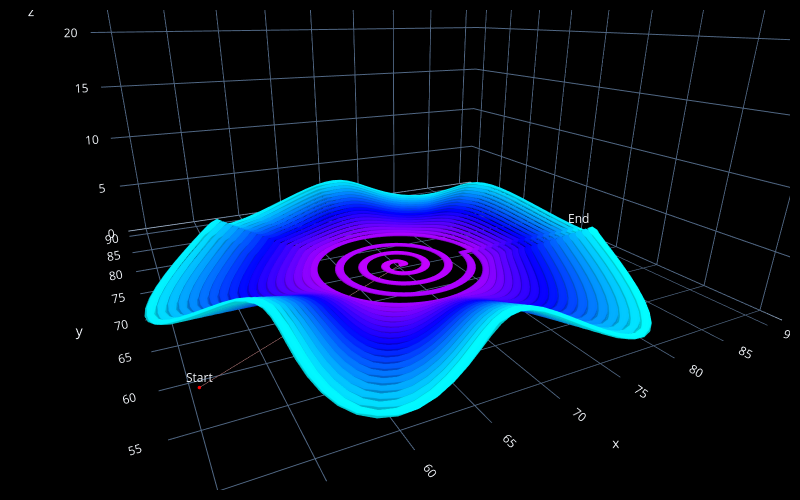

The notebook cell saved with this chart:
### Code cell
# preview

annotations = [
    fc.PlotAnnotation(point=design_steps[0], label='Start'),
    fc.PlotAnnotation(point=design_steps[-1], label='End'),
]

fc.transform(
    design_steps + annotations,
    'plot',
    fc.PlotControls(
        color_type='print_sequence',
        initialization_data={'extrusion_width': EW, 'extrusion_height': EH},
    ),
)

### Figure 1 — Plotly figure (JSON) as saved in the notebook; plotly's stock layout.template omitted (floating-point values rounded to 4 significant figures; data arrays with more than 128 entries replaced by an {"elided": "..."} marker saying what was removed)
{"data": [{"line": {"color": ["rgb(191.25, 127.50, 127.50)", "rgb(191.25, 127.50, 127.50)"], "width": 1}, "mode": "lines", "showlegend": false, "type": "scatter3d", "x": [50.51, 70], "y": [58.75, 70], "z": [0.32, 0.32]}, {"i": {"elided": "19176 int values"}, "j": {"elided": "19176 int values"}, "k": {"elided": "19176 int values"}, "type": "mesh3d", "vertexcolor": {"elided": "9592 str values"}, "x": {"elided": "9592 float values"}, "y": {"elided": "9592 float values"}, "z": {"elided": "9592 float values"}}, {"marker": {"color": "red", "size": 2}, "mode": "markers", "showlegend": false, "type": "scatter3d", "x": [50.51, 91.36], "y": [58.75, 70], "z": [0.32, 0.32]}], "layout": {"height": 500, "margin": {"b": 10, "l": 10, "pad": 4, "r": 10, "t": 10}, "paper_bgcolor": "black", "scene": {"annotations": [{"showarrow": false, "text": "Start", "x": 50.51, "y": 58.75, "yshift": 10, "z": 0.32}, {"showarrow": false, "text": "End", "x": 91.36, "y": 70, "yshift": 10, "z": 0.32}], "aspectmode": "cube", "camera": {"center": {"x": 0, "y": 0, "z": -0.4586}, "eye": {"x": -0.5, "y": -1, "z": 0}}, "xaxis": {"backgroundcolor": "black", "nticks": 10, "range": [48.23, 91.77]}, "yaxis": {"backgroundcolor": "black", "nticks": 10, "range": [48.23, 91.77]}, "zaxis": {"backgroundcolor": "black", "nticks": 10, "range": [0, 43.53]}}, "width": 800}}
